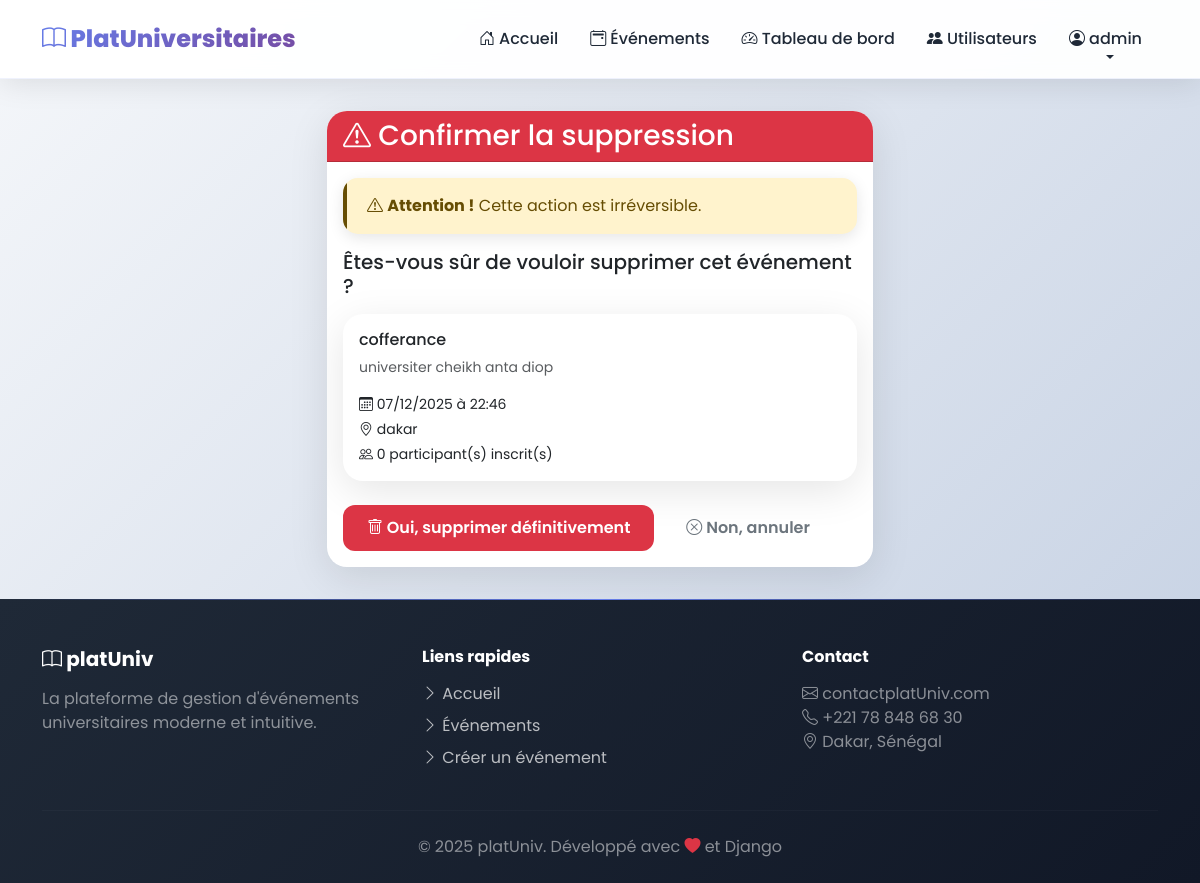
Screenshot of /evenements/6/supprimer/ (signed in) with the database file from the repository.
### evenements/models.py (models this page shows, shortened)
class Utilisateur(AbstractUser):
    ROLE_CHOICES = [
        ('etudiant', 'Étudiant'),
        ('admin', 'Administrateur'),
    ]
    role = models.CharField(max_length=20, choices=ROLE_CHOICES, default='etudiant')
    departement = models.CharField(max_length=100, blank=True)
    telephone = models.CharField(max_length=20, blank=True)
    class Meta:
        verbose_name = 'Utilisateur'
        verbose_name_plural = 'Utilisateurs'
    def est_admin(self):
        return self.role == 'admin'

class Evenement(models.Model):
    CATEGORIE_CHOICES = [
        ('conference', 'Conférence'),
        ('soutenance', 'Soutenance'),
        ('atelier', 'Atelier'),
        ('culturel', 'Activité Culturelle'),
        ('autre', 'Autre'),
    ]
    STATUT_CHOICES = [
        ('en_attente', 'En attente de validation'),
        ('valide', 'Validé'),
        ('refuse', 'Refusé'),
        ('annule', 'Annulé'),
    ]
    titre = models.CharField(max_length=200)
    description = models.TextField()
    date_debut = models.DateTimeField()
    date_fin = models.DateTimeField()
    lieu = models.CharField(max_length=200)
    categorie = models.CharField(max_length=20, choices=CATEGORIE_CHOICES)
    capacite_max = models.IntegerField(default=50, help_text="Nombre maximum de participants")
    organisateur = models.ForeignKey(Utilisateur, on_delete=models.CASCADE, related_name='evenements_organises')
    statut = models.CharField(max_length=20, choices=STATUT_CHOICES, default='en_attente')
    date_creation = models.DateTimeField(auto_now_add=True)
    date_modification = models.DateTimeField(auto_now=True)
    class Meta:
        verbose_name = 'Événement'
        verbose_name_plural = 'Événements'
        ordering = ['date_debut']
    def nombre_inscrits(self):
        return self.inscriptions.filter(statut='confirmee').count()
    def peut_modifier(self, utilisateur):
        return self.organisateur == utilisateur or utilisateur.est_admin()

### evenements/views.py (the view)
# urls.py: path('evenements/<int:pk>/supprimer/', views.supprimer_evenement, name='supprimer_evenement'),
@login_required
def supprimer_evenement(request, pk):
    evenement = get_object_or_404(Evenement, pk=pk)
    if not evenement.peut_modifier(request.user):
        messages.error(request, "Vous n'avez pas la permission de supprimer cet événement.")
        return redirect('detail_evenement', pk=pk)
    if request.method == 'POST':
        evenement.delete()
        messages.success(request, 'Événement supprimé avec succès.')
        return redirect('tableau_bord')
    return render(request, 'evenements/supprimer_evenement.html', {'evenement': evenement})

### evenements/templates/evenements/supprimer_evenement.html (shortened to what this page needs)
{% extends 'evenements/base.html' %}
{% block content %}
<div class="container">
    <div class="row justify-content-center">
        <div class="col-lg-6">
            <div class="card border-danger">
                <div class="card-header bg-danger text-white">
                    <h3 class="mb-0">
                        <i class="bi bi-exclamation-triangle"></i> Confirmer la suppression
                    </h3>
                </div>
                <div class="card-body">
                    <div class="alert alert-warning">
                        <i class="bi bi-exclamation-triangle"></i>
                        <strong>Attention !</strong> Cette action est irréversible.
                    </div>
                    <h5 class="mb-3">Êtes-vous sûr de vouloir supprimer cet événement ?</h5>
                    <div class="card mb-4">
                        <div class="card-body">
                            <h6 class="card-title">{{ evenement.titre }}</h6>
                            <p class="card-text text-muted small">
                                {{ evenement.description|truncatewords:20 }}
                            </p>
                            <div class="small">
                                <div class="mb-1">
                                    <i class="bi bi-calendar3"></i>
                                    {{ evenement.date_debut|date:"d/m/Y à H:i" }}
                                </div>
                                <div class="mb-1">
                                    <i class="bi bi-geo-alt"></i>
                                    {{ evenement.lieu }}
                                </div>
                                <div>
                                    <i class="bi bi-people"></i>
                                    {{ evenement.nombre_inscrits }} participant(s) inscrit(s)
                                </div>
                            </div>
                        </div>
                    </div>
                    <form method="post">
                        <div class="d-flex gap-2">
                            <button type="submit" class="btn btn-danger">
                                <i class="bi bi-trash"></i> Oui, supprimer définitivement
                            </button>
                            <a href="{% url 'detail_evenement' evenement.pk %}" class="btn btn-outline-secondary">
                                <i class="bi bi-x-circle"></i> Non, annuler
                            </a>
                        </div>
                    </form>
                </div>
            </div>
        </div>
    </div>
</div>
{% endblock %}

### evenements/templates/evenements/base.html (shortened to what this page needs)
<!DOCTYPE html>
<html lang="fr">
<head>
    <link href="https://cdn.jsdelivr.net/npm/bootstrap@5.3.0/dist/css/bootstrap.min.css" rel="stylesheet">
    <link rel="stylesheet" href="https://cdn.jsdelivr.net/npm/bootstrap-icons@1.10.0/font/bootstrap-icons.css">
</head>
<body>
    <nav class="navbar navbar-expand-lg sticky-top" id="mainNav">
        <div class="container">
            <a class="navbar-brand" href="{% url 'accueil' %}">
                <i class="bi bi-book"></i> PlatUniversitaires
            </a>
            <div class="collapse navbar-collapse" id="navbarNav">
                <ul class="navbar-nav ms-auto align-items-center">
                    <li class="nav-item">
                        <a class="nav-link" href="{% url 'accueil' %}">
                            <i class="bi bi-house-door"></i> Accueil
                        </a>
                    </li>
                    {% if user.is_authenticated %}
                        <li class="nav-item">
                            <a class="nav-link" href="{% url 'liste_evenements' %}">
                                <i class="bi bi-calendar2-event"></i> Événements
                            </a>
                        </li>
                        <li class="nav-item">
                            <a class="nav-link" href="{% url 'tableau_bord' %}">
                                <i class="bi bi-speedometer2"></i> Tableau de bord
                            </a>
                        </li>
                        {% if user.est_admin %}
                            <li class="nav-item">
                                <a class="nav-link" href="{% url 'gestion_utilisateurs' %}">
                                    <i class="bi bi-people-fill"></i> Utilisateurs
                                </a>
                            </li>
                        {% endif %}
                        <li class="nav-item dropdown">
                            <a class="nav-link dropdown-toggle" href="#" role="button" data-bs-toggle="dropdown">
                                <i class="bi bi-person-circle"></i> {{ user.first_name|default:user.username }}
                            </a>
                        </li>
                    {% endif %}
                </ul>
            </div>
        </div>
    </nav>
    <main class="fade-in">
        {% block content %}{% endblock %}
    </main>
    <footer>
        <div class="container">
            <div class="row">
                <div class="col-lg-4 mb-4 mb-lg-0">
                    <h5 class="fw-bold mb-3">
                        <i class="bi bi-book"></i> platUniv
                    </h5>
                    <p class="text-white-50">
                        La plateforme de gestion d'événements universitaires moderne et intuitive.
                    </p>
                </div>
                <div class="col-lg-4 mb-4 mb-lg-0">
                    <h6 class="fw-bold mb-3">Liens rapides</h6>
                    <ul class="list-unstyled footer-links">
                        <li class="mb-2">
                            <a href="{% url 'accueil' %}">
                                <i class="bi bi-chevron-right"></i> Accueil
                            </a>
                        </li>
                        <li class="mb-2">
                            <a href="{% url 'liste_evenements' %}">
                                <i class="bi bi-chevron-right"></i> Événements
                            </a>
                        </li>
                        {% if user.is_authenticated %}
                        <li class="mb-2">
                            <a href="{% url 'creer_evenement' %}">
                                <i class="bi bi-chevron-right"></i> Créer un événement
                            </a>
                        </li>
                        {% endif %}
                    </ul>
                </div>
                <div class="col-lg-4">
                    <h6 class="fw-bold mb-3">Contact</h6>
                    <p class="text-white-50">
                        <i class="bi bi-envelope"></i> contactplatUniv.com<br>
                        <i class="bi bi-telephone"></i> +221 78 848 68 30<br>
                        <i class="bi bi-geo-alt"></i> Dakar, Sénégal
                    </p>
                </div>
            </div>
            <hr class="my-4" style="border-color: rgba(255,255,255,0.1);">
            <div class="text-center text-white-50">
                <p class="mb-0">© 2025 platUniv. Développé avec <i class="bi bi-heart-fill text-danger"></i> et Django</p>
            </div>
        </div>
    </footer>
</body>
</html>

### evenements/templates/evenements/base.html (style rules this page uses)
:root { --primary-color: #667eea; --secondary-color: #764ba2; --success-color: #10b981; --warning-color: #f59e0b; --danger-color: #ef4444; --dark-color: #1f2937; --light-color: #f9fafb; }
* { margin: 0; padding: 0; box-sizing: border-box; }
body { min-height: 100vh; display: flex; flex-direction: column; font-family: 'Poppins', sans-serif; background: linear-gradient(135deg, #f5f7fa 0%, #c3cfe2 100%); background-attachment: fixed; }
.navbar { background: rgba(255, 255, 255, 0.95) !important; backdrop-filter: blur(10px); box-shadow: 0 4px 30px rgba(0, 0, 0, 0.1); border-bottom: 1px solid rgba(102, 126, 234, 0.1); padding: 1rem 0; transition: all 0.3s ease; }
.navbar-brand { font-weight: 800; font-size: 1.5rem; background: linear-gradient(135deg, var(--primary-color), var(--secondary-color)); -webkit-background-clip: text; -webkit-text-fill-color: transparent; background-clip: text; transition: all 0.3s ease; }
.nav-link { color: var(--dark-color) !important; font-weight: 500; position: relative; transition: all 0.3s ease; margin: 0 0.5rem; }
.nav-link::after { content: ''; position: absolute; bottom: 0; left: 50%; width: 0; height: 2px; background: linear-gradient(135deg, var(--primary-color), var(--secondary-color)); transition: all 0.3s ease; transform: translateX(-50%); }
main { flex: 1; padding-top: 2rem; padding-bottom: 2rem; }
.alert { border: none; border-radius: 15px; padding: 1rem 1.5rem; box-shadow: 0 4px 15px rgba(0, 0, 0, 0.1); animation: slideInRight 0.5s ease; position: relative; overflow: hidden; }
.alert::before { content: ''; position: absolute; left: 0; top: 0; height: 100%; width: 4px; background: currentColor; }
.card { border: none; border-radius: 20px; box-shadow: 0 10px 40px rgba(0, 0, 0, 0.1); transition: all 0.4s cubic-bezier(0.165, 0.84, 0.44, 1); overflow: hidden; background: white; }
.card::before { content: ''; position: absolute; top: 0; left: 0; width: 100%; height: 100%; background: linear-gradient(135deg, var(--primary-color), var(--secondary-color)); opacity: 0; transition: opacity 0.4s ease; z-index: 0; }
.card-body { position: relative; z-index: 1; }
.btn { border-radius: 12px; padding: 0.7rem 1.5rem; font-weight: 600; transition: all 0.3s ease; border: none; position: relative; overflow: hidden; }
.btn::before { content: ''; position: absolute; top: 50%; left: 50%; width: 0; height: 0; border-radius: 50%; background: rgba(255, 255, 255, 0.3); transform: translate(-50%, -50%); transition: width 0.6s, height 0.6s; }
footer { background: linear-gradient(135deg, #1f2937 0%, #111827 100%); color: white; padding: 3rem 0 1.5rem; margin-top: auto; position: relative; overflow: hidden; }
footer::before { content: ''; position: absolute; top: 0; left: 0; right: 0; height: 1px; background: linear-gradient(90deg, transparent, var(--primary-color), transparent); }
.footer-links a { color: rgba(255, 255, 255, 0.7); text-decoration: none; transition: all 0.3s ease; display: inline-block; }
.fade-in { animation: fadeIn 0.6s ease; }

### rows the page displays
Utilisateur: first_name "admin"
Evenement: titre "cofferance", description "universiter cheikh anta diop", date_debut "07/12/2025 à 22:46", lieu "dakar", nombre_inscrits "0"
